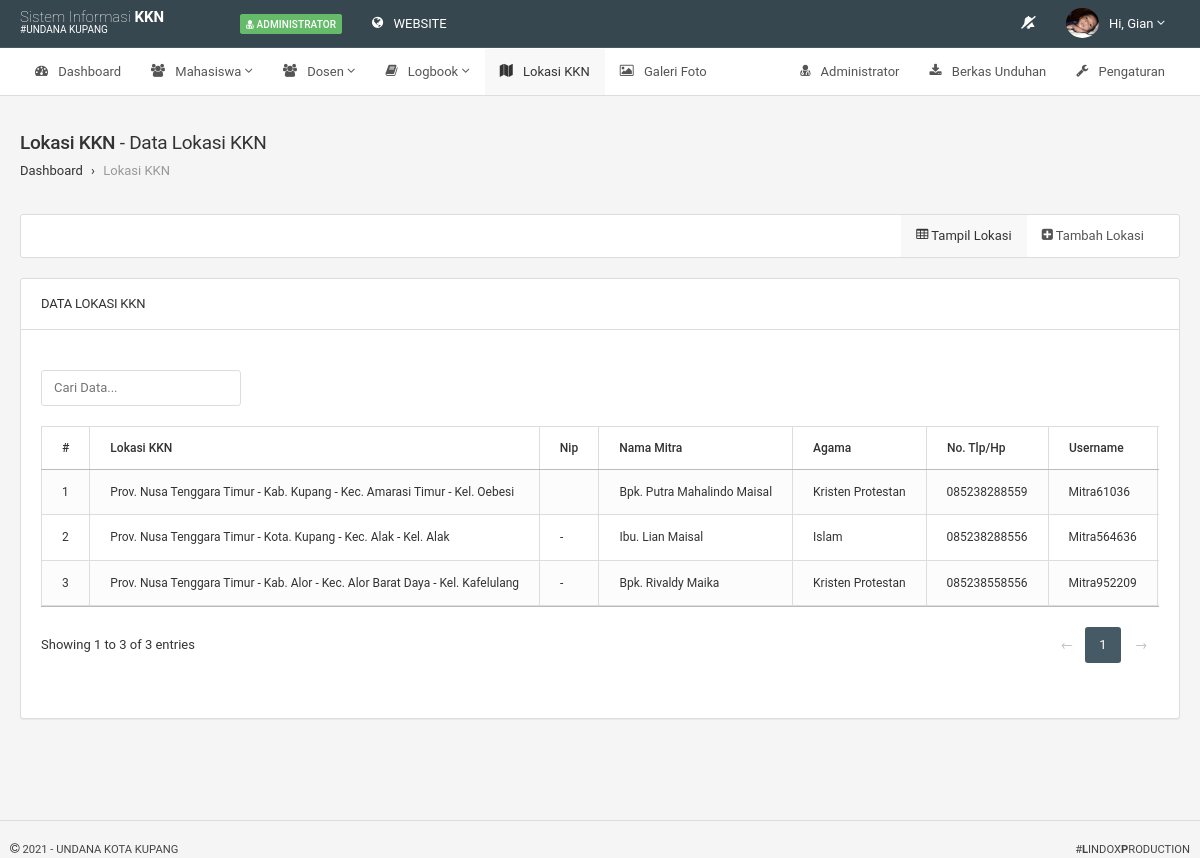
Screenshot of /pages/admin/?page=lokasi (signed in) with the database file from the repository.
### tables this page shows
CREATE TABLE IF NOT EXISTS `tbl_lokasi` (
  `id_lokasi` int(11) NOT NULL AUTO_INCREMENT,
  `id_provinsi` varchar(20) NOT NULL,
  `id_kota` varchar(20) NOT NULL,
  `id_kecamatan` varchar(20) NOT NULL,
  `id_kelurahan` varchar(20) NOT NULL,
  `lat` text NOT NULL,
  `lng` text NOT NULL,
  PRIMARY KEY (`id_lokasi`)
);

CREATE TABLE IF NOT EXISTS `tbl_provinsi` (
  `id_prov` char(2) NOT NULL,
  `nama` tinytext NOT NULL,
  PRIMARY KEY (`id_prov`)
);

CREATE TABLE IF NOT EXISTS `tbl_kabupaten` (
  `id_kab` char(4) NOT NULL,
  `id_prov` char(2) NOT NULL,
  `nama` tinytext NOT NULL,
  `id_jenis` int(11) NOT NULL,
  PRIMARY KEY (`id_kab`)
);

CREATE TABLE IF NOT EXISTS `tbl_mitra` (
  `id_mitra` int(11) NOT NULL AUTO_INCREMENT,
  `id_lokasi` varchar(5) NOT NULL,
  `nip` varchar(18) NOT NULL,
  `nama_mitra` varchar(90) NOT NULL,
  `jk_mitra` enum('laki-laki','perempuan','','') NOT NULL,
  `agama_mitra` varchar(80) NOT NULL,
  `no_tlp_mitra` varchar(30) NOT NULL,
  `username` varchar(18) NOT NULL,
  `password` text NOT NULL,
  `confirm_password` text NOT NULL,
  `foto_mitra` text NOT NULL,
  PRIMARY KEY (`id_mitra`)
);

### setting/include/admin_control.php (called while the page is built, shortened)
<?php
	include '../../setting/function/func_title.php';
	include '../../setting/function/func_media.php';
	include '../../setting/connect/config.php';
	$id_user   = $_SESSION['id_user'];
	$q_login   = mysqli_query($dbconnect,"SELECT * FROM tbl_admin WHERE id_admin='$id_user'");
	$r_login   = mysqli_fetch_array($q_login);
	$namaadmin = explode(" ",$r_login['nama_admin']);
	$namadepan = $namaadmin[0];
?>

### setting/function/func_media.php (called while the page is built, shortened)
<?php
function cek_file($file)
{
	if(empty($file)) {
		$tampil = "default.pdf";
	}
	else{
		$tampil = $file;
	}
	return $tampil;
}function cek_foto($foto)
{
	if(empty($foto)) {
		$tampil = "default.png";
	}
	else{
		$tampil = $foto;
	}
	return $tampil;
}
function cek_jk($jk)
{
	if($jk == 'laki-laki'){
		$tampil = "Bpk.";
	}elseif($jk == 'perempuan'){
		$tampil = "Ibu.";
	}else{
		$tampil = "";
	}
	return $tampil;
}
?>

### pages/admin/pages/lokasi/lokasi.php (the view, shortened to what this page needs)
<div class="navbar navbar-default navbar-component navbar-xs">
	<div class="navbar-collapse collapse" id="navbar-filter">
		<div class="navbar-right">
			<ul class="nav navbar-nav">
				<li class="<?=((isset($ubah_lokasi))?'hide':(isset($tampil_lokasi))?'hide':'active')?>"><a href="#tab1" data-toggle="tab" aria-expanded="false"><i class="fa fa-table"></i> Tampil Lokasi</a></li>
				<li class="<?=((isset($ubah_lokasi))?'active':'')?>"><a href="#tab2" data-toggle="tab" aria-expanded="false"><?=((isset($ubah_lokasi))?'<i class="fa fa-edit"></i> Ubah Lokasi':'<i class="fa fa-plus-square"></i> Tambah Lokasi')?></a></li>
			</ul>
		</div>
	</div>
</div>
<div class="row">
	<div class="col-sm-12">
	<div class="tab-content" id="myTabContent">
		<div class="tab-pane fade <?=((isset($ubah_lokasi))?'hide':'in active')?>" id="tab1">
		<div class="panel panel-white">
			<div class="panel-heading">
			<h6 class="panel-title">Data Lokasi KKN</h6>
			</div>
			<div class="panel-body">
				<div class="table-info">
					<table class="table table-striped table-bordered table-hover datatable-show-all">
						<thead>
							<tr>
								<th>#</th>
								<th>Lokasi KKN</th>
								<th>Nip</th>
								<th>Nama Mitra</th>
								<th>Agama</th>
								<th>No. Tlp/Hp</th>
								<th>Username</th>
							</tr>
						</thead>
						<tbody>
						<?php
							$no=0;
							$q_tlokasi = mysqli_query($dbconnect,"SELECT * FROM tbl_lokasi WHERE id_lokasi");
							while($r_tlokasi = mysqli_fetch_array($q_tlokasi)){
								$r_tprov = mysqli_fetch_array(mysqli_query($dbconnect,"SELECT * FROM tbl_provinsi WHERE id_prov='$r_tlokasi[id_provinsi]'"));
								$r_tkota = mysqli_fetch_array(mysqli_query($dbconnect,"SELECT * FROM tbl_kabupaten WHERE id_kab='$r_tlokasi[id_kota]'"));
								$r_tkec  = mysqli_fetch_array(mysqli_query($dbconnect,"SELECT * FROM tbl_kecamatan WHERE id_kec='$r_tlokasi[id_kecamatan]'"));
								$r_tkel   = mysqli_fetch_array(mysqli_query($dbconnect,"SELECT * FROM tbl_kelurahan WHERE id_kel='$r_tlokasi[id_kelurahan]'"));
								$r_tmitra = mysqli_fetch_array(mysqli_query($dbconnect,"SELECT * FROM tbl_mitra WHERE id_lokasi='$r_tlokasi[id_lokasi]'"));
								$no++;
						?>
							<tr>
								<td><?=$no;?></td>
								<td>Prov. <?=ucwords($r_tprov['nama'])?> - <?=ucwords($r_tkota['nama'])?> - Kec. <?=ucwords($r_tkec['nama'])?> - Kel. <?=ucwords($r_tkel['nama'])?></td>
								<td><?=(($r_tmitra['nip'] == 0 || $r_tmitra['nip'] == "-")?'-':$r_tmitra['nip'])?></td>
								<td><?=ucwords(cek_jk($r_tmitra['jk_mitra'])." ".$r_tmitra['nama_mitra'])?></td>
								<td><?=ucwords($r_tmitra['agama_mitra'])?></td>
								<td><?=ucwords($r_tmitra['no_tlp_mitra'])?></td>
								<td><?=ucwords($r_tmitra['username'])?></td>
							</tr>
						<?php } ?>
						</tbody>
					</table>
				</div>
			</div>
		</div>
		</div>
	</div>
	</div>
</div>

### setting/include/admin_firstnavbar.php (shortened to what this page needs)
<?php
	$q_ppeserta  = mysqli_query($dbconnect,"SELECT * FROM tbl_peserta WHERE status_peserta!='sudah'");
	$cek_peserta = mysqli_num_rows($q_ppeserta);
?>
	<div class="navbar navbar-inverse">
	<div class="navbar-boxed">
		<div class="navbar-header">
			<a class="navbar-brand" href="?page=beranda" style="margin-top:-7px;"><span style="font-size:15px;"><span class="text-thin">Sistem Informasi</span> <b>KKN</b></span><p style="font-size:10px; margin-top:-7px;">#UNDANA KUPANG</p> </a>
		</div>
		<div class="navbar-collapse collapse" id="navbar-mobile">
			<p class="navbar-text"><span class="label bg-success-400"><i class='fa fa-user-md'></i> Administrator</span></p>
			<ul class="nav navbar-nav">
				<li>
					<a href="../../" target="_blank"><i class="fa fa-globe"></i> <span class="position-right">WEBSITE</span></a>
				</li>
			</ul>
			<ul class="nav navbar-nav navbar-right">
				<li class="dropdown">
					<a href="#" class="dropdown-toggle" data-toggle="dropdown">
						<i class="fa <?php if($cek_peserta == 0){ echo"fa-bell-slash";}else{ echo "fa-bell"; }?>"></i>
					</a>
				</li>
				<li class="dropdown dropdown-user <?php if (stripos($_SERVER['REQUEST_URI'], '?page=profil')){echo "active";}?>">
					<a class="dropdown-toggle" data-toggle="dropdown">
						<img src="../../setting/save/admin/<?=cek_foto($r_login['foto_admin']);?>" alt="">
						<span>Hi, <?=ucwords($namadepan);?></span>
						<i class="fa fa-angle-down"></i>
					</a>
				</li>
			</ul>
		</div>
	</div>
	</div>

### assets/template/css/colors.css (style rules this page uses)
.bg-success-400 { background-color:#66bb6a;border-color:#66bb6a;color:#fff }

### assets/lindox-style/css/lindox-style.css (style rules this page uses)
.label i.fa { margin-bottom:2.6px; }
.table-info { width: 100%; margin-bottom: 15px; overflow-y: hidden; -ms-overflow-style: -ms-autohiding-scrollbar; overflow-y: hidden; }
.navbar-nav li i.fa { margin-bottom:4px; }
h6.panel-title { font-weight:normal; font-size:13px; text-transform:uppercase; }
.table-bordered > thead > tr > th, .table-bordered > tbody > tr > th, .table-bordered > tfoot > tr > th, .table-bordered > thead > tr > td, .table-bordered > tbody > tr > td, .table-bordered > tfoot > tr > td { font-size:12px; }

### rows the page displays
tbl_lokasi: id_provinsi.nama "Nusa Tenggara Timur", tbl_kabupaten.nama "Kab. Kupang", nama "Amarasi Timur", nama "Oebesi", tbl_mitra.jk_mitra+nama_mitra "Bpk. Putra Mahalindo Maisal", tbl_mitra.agama_mitra "Kristen Protestan", tbl_mitra.no_tlp_mitra "085238288559", tbl_mitra.username "Mitra61036"
tbl_lokasi: id_provinsi.nama "Nusa Tenggara Timur", tbl_kabupaten.nama "Kota. Kupang", nama "Alak", tbl_mitra.jk_mitra+nama_mitra "Ibu. Lian Maisal", tbl_mitra.agama_mitra "Islam", tbl_mitra.no_tlp_mitra "085238288556", tbl_mitra.username "Mitra564636"
tbl_lokasi: id_provinsi.nama "Nusa Tenggara Timur", tbl_kabupaten.nama "Kab. Alor", nama "Alor Barat Daya", nama "Kafelulang", tbl_mitra.jk_mitra+nama_mitra "Bpk. Rivaldy Maika", tbl_mitra.agama_mitra "Kristen Protestan", tbl_mitra.no_tlp_mitra "085238558556", tbl_mitra.username "Mitra952209"

### other values shown
$namadepan "Gian"
